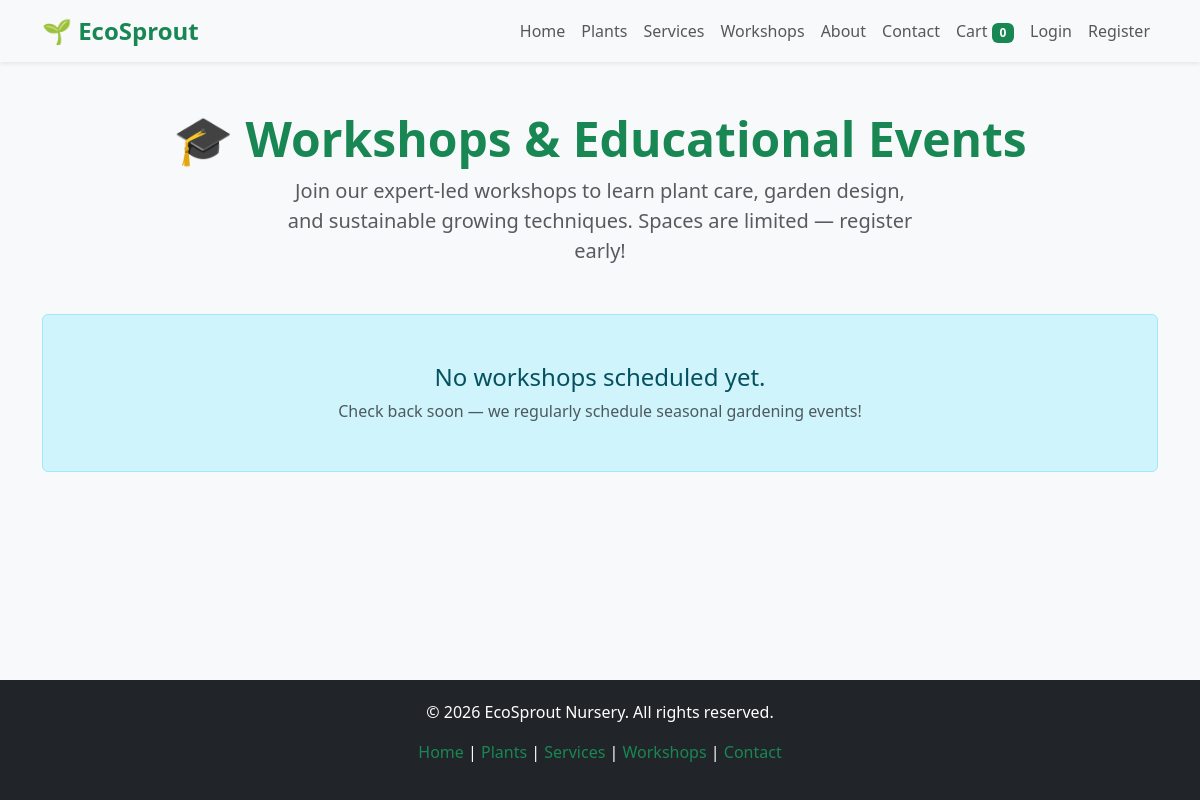
The app's page /workshops.php, older data.
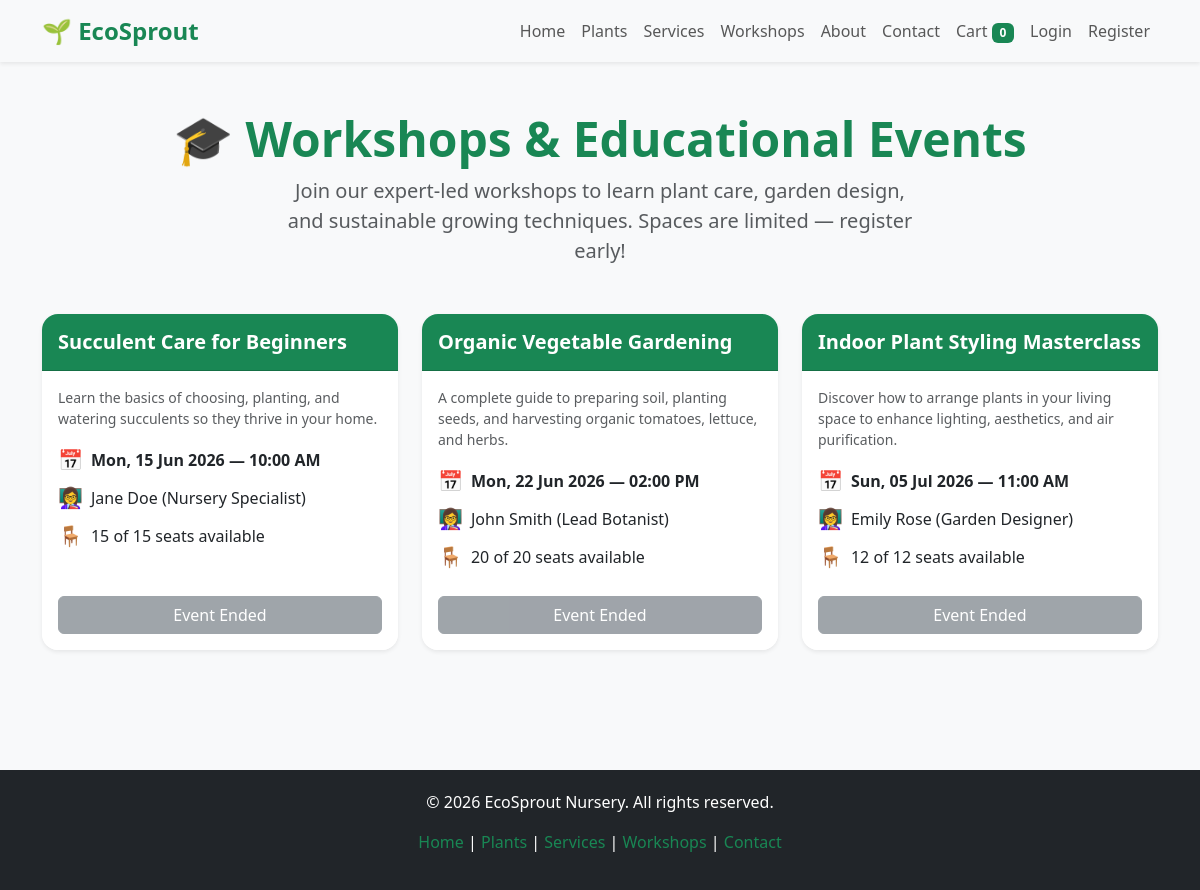
The same page, newer data.
### tables this page shows
CREATE TABLE `workshops` (
  `id` int(11) NOT NULL AUTO_INCREMENT,
  `title` varchar(150) NOT NULL,
  `description` text NOT NULL,
  `date` datetime NOT NULL,
  `instructor` varchar(100) NOT NULL,
  `capacity` int(11) NOT NULL,
  `created_at` timestamp DEFAULT CURRENT_TIMESTAMP,
  PRIMARY KEY (`id`)
);

### workshops.php (the view, shortened to what this page needs)
<?php
require_once 'includes/header.php';
$workshops = $pdo->query("
    SELECT w.*, COUNT(wr.id) as registered_count
    FROM workshops w
    LEFT JOIN workshop_registrations wr ON w.id = wr.id
    GROUP BY w.id
    ORDER BY w.date ASC
")->fetchAll();
$user_bookings = [];
$workshops_data = $pdo->query("
    SELECT w.*, (SELECT COUNT(*) FROM workshop_registrations WHERE workshop_id = w.id) as registered_count
    FROM workshops w
    ORDER BY w.date ASC
")->fetchAll();
?>
<div class="container my-5">
    <div class="text-center mb-5">
        <h1 class="display-5 fw-bold" style="color: #198754;">🎓 Workshops & Educational Events</h1>
        <p class="lead text-muted mx-auto" style="max-width: 640px;">Join our expert-led workshops to learn plant care, garden design, and sustainable growing techniques. Spaces are limited — register early!</p>
    </div>
    <?php if (empty($workshops_data)): ?>
        <div class="alert alert-info text-center py-5">
            <h4 class="mb-2">No workshops scheduled yet.</h4>
            <p class="text-muted mb-0">Check back soon — we regularly schedule seasonal gardening events!</p>
        </div>
    <?php else: ?>
        <div class="row">
            <?php foreach ($workshops_data as $ws):
                $seats_left = $ws['capacity'] - $ws['registered_count'];
                $is_full = $seats_left <= 0;
                $already_registered = in_array($ws['id'], $user_bookings);
                $is_past = strtotime($ws['date']) < time();
            ?>
                <div class="col-md-6 col-lg-4 mb-4">
                    <div class="card h-100 border-0 shadow-sm rounded-4 overflow-hidden">
                        <div class="card-header text-white py-3" style="background-color: #198754;">
                            <h5 class="mb-0 fw-bold"><?php echo htmlspecialchars($ws['title']); ?></h5>
                        </div>
                        <div class="card-body d-flex flex-column gap-2 bg-white">
                            <p class="text-muted small mb-2"><?php echo htmlspecialchars($ws['description']); ?></p>
                            <div class="d-flex align-items-center gap-2">
                                <span class="text-success fs-5">📅</span>
                                <span class="fw-semibold"><?php echo date('D, d M Y — h:i A', strtotime($ws['date'])); ?></span>
                            </div>
                            <div class="d-flex align-items-center gap-2">
                                <span class="text-success fs-5">👩‍🏫</span>
                                <span><?php echo htmlspecialchars($ws['instructor']); ?></span>
                            </div>
                            <div class="d-flex align-items-center gap-2">
                                <span class="text-success fs-5">🪑</span>
                                <span>
                                    <?php if ($is_full): ?>
                                        <span class="badge bg-danger">Fully Booked</span>
                                    <?php else: ?>
                                        <span class="text-dark"><?php echo $seats_left; ?> of <?php echo $ws['capacity']; ?> seats available</span>
                                    <?php endif; ?>
                                </span>
                            </div>
                            <div class="mt-auto pt-3">
                                <?php if ($is_past): ?>
                                    <button class="btn btn-secondary w-100" disabled>Event Ended</button>
                                <?php elseif ($already_registered): ?>
                                    <button class="btn btn-outline-success w-100" disabled>✅ You're Registered</button>
                                <?php elseif ($is_full): ?>
                                    <button class="btn btn-outline-danger w-100" disabled>Fully Booked</button>
                                <?php elseif (!isset($_SESSION['user_id'])): ?>
                                    <a href="login.php" class="btn btn-warning w-100">Login to Register</a>
                                <?php endif; ?>
                            </div>
                        </div>
                    </div>
                </div>
            <?php endforeach; ?>
        </div>
    <?php endif; ?>
</div>
<?php require_once 'includes/footer.php'; ?>

### includes/header.php (shortened to what this page needs)
<!DOCTYPE html>
<html lang="en">
<head>
    <link href="https://cdn.jsdelivr.net/npm/bootstrap@5.3.0/dist/css/bootstrap.min.css" rel="stylesheet">
    <link href="assets/css/style.css" rel="stylesheet">
</head>
<body>
    <?php include 'navbar.php'; ?>
    <main>

### includes/navbar.php (shortened to what this page needs)
<nav class="navbar navbar-expand-lg navbar-light bg-light shadow-sm">
    <div class="container">
        <a class="navbar-brand" href="index.php">🌱 EcoSprout</a>
        <div class="collapse navbar-collapse" id="navbarNav">
            <ul class="navbar-nav ms-auto">
                <li class="nav-item">
                    <a class="nav-link" href="index.php">Home</a>
                </li>
                <li class="nav-item">
                    <a class="nav-link" href="plants.php">Plants</a>
                </li>
                <li class="nav-item">
                    <a class="nav-link" href="services.php">Services</a>
                </li>
                <li class="nav-item">
                    <a class="nav-link" href="workshops.php">Workshops</a>
                </li>
                <li class="nav-item">
                    <a class="nav-link" href="about.php">About</a>
                </li>
                <li class="nav-item">
                    <a class="nav-link" href="contact.php">Contact</a>
                </li>
                <li class="nav-item">
                    <a class="nav-link" href="cart.php">Cart
                        <span class="badge bg-success">
                            <?php echo isset($_SESSION['cart']) ? count($_SESSION['cart']) : '0'; ?>
                        </span>
                    </a>
                </li>
                <?php if(isset($_SESSION['user_id'])): ?>
                    <?php if($_SESSION['user_role'] === 'admin'): ?>
                        <li class="nav-item">
                            <a class="nav-link text-primary fw-bold" href="admin/index.php">Admin Panel</a>
                        </li>
                    <?php elseif($_SESSION['user_role'] === 'staff'): ?>
                        <li class="nav-item">
                            <a class="nav-link text-info fw-bold" href="staff/index.php">Staff Portal</a>
                        </li>
                    <?php endif; ?>
                    <li class="nav-item">
                        <a class="nav-link text-danger" href="logout.php">Logout (<?php echo htmlspecialchars($_SESSION['user_name']); ?>)</a>
                    </li>
                <?php else: ?>
                    <li class="nav-item">
                        <a class="nav-link" href="login.php">Login</a>
                    </li>
                    <li class="nav-item">
                        <a class="nav-link" href="register.php">Register</a>
                    </li>
                <?php endif; ?>
            </ul>
        </div>
    </div>
</nav>

### includes/footer.php (shortened to what this page needs)
    </main>
    <footer class="footer text-center mt-5">
        <div class="container">
            <p>&copy; <?php echo date('Y'); ?> EcoSprout Nursery. All rights reserved.</p>
            <p><a href="index.php">Home</a> | <a href="plants.php">Plants</a> | <a href="services.php">Services</a> | <a href="workshops.php">Workshops</a> | <a href="contact.php">Contact</a></p>
        </div>
    </footer>
</body>
</html>

### assets/css/style.css (style rules this page uses)
body { font-family: 'Segoe UI', Tahoma, Geneva, Verdana, sans-serif; background-color: #f8f9fa; display: flex; flex-direction: column; min-height: 100vh; }
.navbar-brand { font-weight: bold; font-size: 1.5rem; color: #198754 !important; }
.card { transition: transform 0.3s; border: none; box-shadow: 0 4px 6px rgba(0,0,0,0.1); }
main { flex: 1; }
.footer { background-color: #212529; color: white; padding: 20px 0; margin-top: auto; }
.footer a { color: #198754; text-decoration: none; }

Row changes from the older to the newer data that the page shows:
added workshops: title "Succulent Care for Beginners", description "Learn the basics of choosing, planting, and watering succulents so they thrive in your home.", date "Mon, 15 Jun 2026 — 10:00 AM", instructor "Jane Doe (Nursery Specialist)", capacity "15", shows "Event Ended"
added workshops: title "Organic Vegetable Gardening", description "A complete guide to preparing soil, planting seeds, and harvesting organic tomatoes, lettuce, and herbs.", date "Mon, 22 Jun 2026 — 02:00 PM", instructor "John Smith (Lead Botanist)", capacity "20", shows "Event Ended"
added workshops: title "Indoor Plant Styling Masterclass", description "Discover how to arrange plants in your living space to enhance lighting, aesthetics, and air purification.", date "Sun, 05 Jul 2026 — 11:00 AM", instructor "Emily Rose (Garden Designer)", capacity "12", shows "Event Ended"
Text that changed along with them:
text no longer shown: "No workshops scheduled yet. Check back soon — we regularly schedule seasonal gardening events!"
